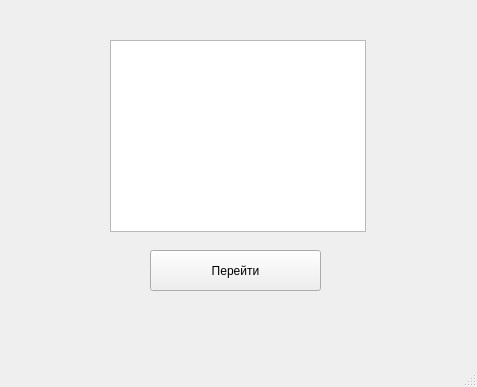
<?xml version="1.0" encoding="UTF-8"?>
<ui version="4.0">
 <class>MainWindow</class>
 <widget class="QMainWindow" name="MainWindow">
  <property name="geometry">
   <rect>
    <x>0</x>
    <y>0</y>
    <width>477</width>
    <height>387</height>
   </rect>
  </property>
  <property name="windowTitle">
   <string>MainWindow</string>
  </property>
  <widget class="QWidget" name="centralwidget">
   <widget class="QPushButton" name="pushButton">
    <property name="geometry">
     <rect>
      <x>150</x>
      <y>250</y>
      <width>171</width>
      <height>41</height>
     </rect>
    </property>
    <property name="text">
     <string>Перейти</string>
    </property>
   </widget>
   <widget class="QListView" name="listView">
    <property name="geometry">
     <rect>
      <x>110</x>
      <y>40</y>
      <width>256</width>
      <height>192</height>
     </rect>
    </property>
   </widget>
  </widget>
  <widget class="QMenuBar" name="menubar">
   <property name="geometry">
    <rect>
     <x>0</x>
     <y>0</y>
     <width>477</width>
     <height>26</height>
    </rect>
   </property>
  </widget>
  <widget class="QStatusBar" name="statusbar"/>
 </widget>
 <resources/>
 <connections/>
</ui>
